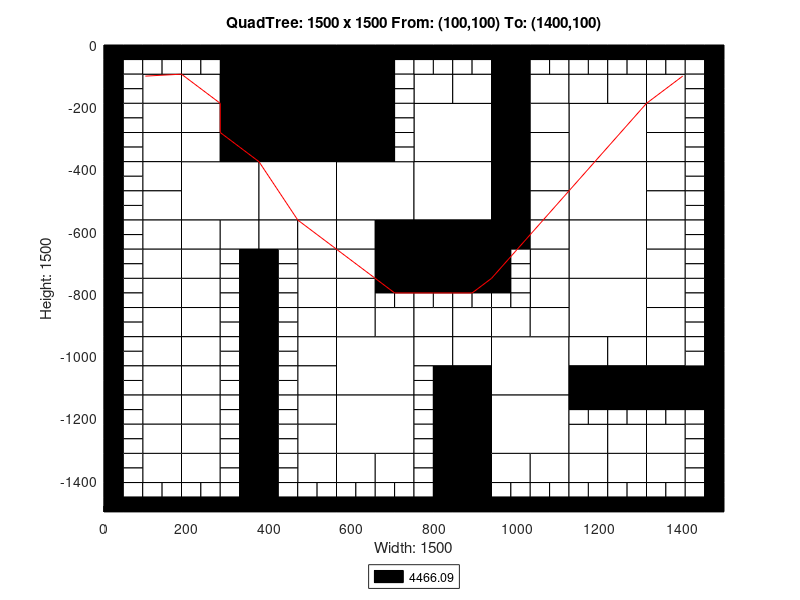

MATLAB code to generate this figure:
axis([0 1500 -1500 0]);
title('QuadTree: 1500 x 1500 From: (100,100) To: (1400,100)');
xlabel('Width: 1500');
ylabel('Height: 1500');
rectangle('Position',[375 -187.5 187.5 187.5], 'FaceColor',[0 0 0]);
rectangle('Position',[375 -375 187.5 187.5], 'FaceColor',[0 0 0]);
rectangle('Position',[187.5 -562.5 187.5 187.5], 'FaceColor',[1 1 1]);
rectangle('Position',[375 -562.5 187.5 187.5], 'FaceColor',[1 1 1]);
rectangle('Position',[562.5 -562.5 187.5 187.5], 'FaceColor',[1 1 1]);
rectangle('Position',[750 -375 187.5 187.5], 'FaceColor',[1 1 1]);
rectangle('Position',[1125 -375 187.5 187.5], 'FaceColor',[1 1 1]);
rectangle('Position',[750 -562.5 187.5 187.5], 'FaceColor',[1 1 1]);
rectangle('Position',[750 -750 187.5 187.5], 'FaceColor',[0 0 0]);
rectangle('Position',[1125 -562.5 187.5 187.5], 'FaceColor',[1 1 1]);
rectangle('Position',[1125 -750 187.5 187.5], 'FaceColor',[1 1 1]);
rectangle('Position',[562.5 -1125 187.5 187.5], 'FaceColor',[1 1 1]);
rectangle('Position',[562.5 -1312.5 187.5 187.5], 'FaceColor',[1 1 1]);
rectangle('Position',[937.5 -1125 187.5 187.5], 'FaceColor',[1 1 1]);
rectangle('Position',[1125 -937.5 187.5 187.5], 'FaceColor',[1 1 1]);
rectangle('Position',[937.5 -1312.5 187.5 187.5], 'FaceColor',[1 1 1]);
rectangle('Position',[93.75 -187.5 93.75 93.75], 'FaceColor',[1 1 1]);
rectangle('Position',[281.25 -93.75 93.75 93.75], 'FaceColor',[0 0 0]);
rectangle('Position',[187.5 -187.5 93.75 93.75], 'FaceColor',[1 1 1]);
rectangle('Position',[281.25 -187.5 93.75 93.75], 'FaceColor',[0 0 0]);
rectangle('Position',[93.75 -281.25 93.75 93.75], 'FaceColor',[1 1 1]);
rectangle('Position',[93.75 -375 93.75 93.75], 'FaceColor',[1 1 1]);
rectangle('Position',[187.5 -281.25 93.75 93.75], 'FaceColor',[1 1 1]);
rectangle('Position',[281.25 -281.25 93.75 93.75], 'FaceColor',[0 0 0]);
rectangle('Position',[187.5 -375 93.75 93.75], 'FaceColor',[1 1 1]);
rectangle('Position',[281.25 -375 93.75 93.75], 'FaceColor',[0 0 0]);
rectangle('Position',[562.5 -93.75 93.75 93.75], 'FaceColor',[0 0 0]);
rectangle('Position',[562.5 -187.5 93.75 93.75], 'FaceColor',[0 0 0]);
rectangle('Position',[562.5 -281.25 93.75 93.75], 'FaceColor',[0 0 0]);
rectangle('Position',[562.5 -375 93.75 93.75], 'FaceColor',[0 0 0]);
rectangle('Position',[93.75 -468.75 93.75 93.75], 'FaceColor',[1 1 1]);
rectangle('Position',[93.75 -562.5 93.75 93.75], 'FaceColor',[1 1 1]);
rectangle('Position',[93.75 -656.25 93.75 93.75], 'FaceColor',[1 1 1]);
rectangle('Position',[93.75 -750 93.75 93.75], 'FaceColor',[1 1 1]);
rectangle('Position',[187.5 -656.25 93.75 93.75], 'FaceColor',[1 1 1]);
rectangle('Position',[281.25 -656.25 93.75 93.75], 'FaceColor',[1 1 1]);
rectangle('Position',[187.5 -750 93.75 93.75], 'FaceColor',[1 1 1]);
rectangle('Position',[375 -656.25 93.75 93.75], 'FaceColor',[1 1 1]);
rectangle('Position',[468.75 -656.25 93.75 93.75], 'FaceColor',[1 1 1]);
rectangle('Position',[468.75 -750 93.75 93.75], 'FaceColor',[1 1 1]);
rectangle('Position',[562.5 -656.25 93.75 93.75], 'FaceColor',[1 1 1]);
rectangle('Position',[656.25 -656.25 93.75 93.75], 'FaceColor',[0 0 0]);
rectangle('Position',[562.5 -750 93.75 93.75], 'FaceColor',[1 1 1]);
rectangle('Position',[656.25 -750 93.75 93.75], 'FaceColor',[0 0 0]);
rectangle('Position',[750 -187.5 93.75 93.75], 'FaceColor',[1 1 1]);
rectangle('Position',[843.75 -187.5 93.75 93.75], 'FaceColor',[1 1 1]);
rectangle('Position',[937.5 -93.75 93.75 93.75], 'FaceColor',[0 0 0]);
rectangle('Position',[937.5 -187.5 93.75 93.75], 'FaceColor',[0 0 0]);
rectangle('Position',[1031.25 -187.5 93.75 93.75], 'FaceColor',[1 1 1]);
rectangle('Position',[937.5 -281.25 93.75 93.75], 'FaceColor',[0 0 0]);
rectangle('Position',[1031.25 -281.25 93.75 93.75], 'FaceColor',[1 1 1]);
rectangle('Position',[937.5 -375 93.75 93.75], 'FaceColor',[0 0 0]);
rectangle('Position',[1031.25 -375 93.75 93.75], 'FaceColor',[1 1 1]);
rectangle('Position',[1125 -187.5 93.75 93.75], 'FaceColor',[1 1 1]);
rectangle('Position',[1218.75 -187.5 93.75 93.75], 'FaceColor',[1 1 1]);
rectangle('Position',[1312.5 -187.5 93.75 93.75], 'FaceColor',[1 1 1]);
rectangle('Position',[1312.5 -281.25 93.75 93.75], 'FaceColor',[1 1 1]);
rectangle('Position',[1312.5 -375 93.75 93.75], 'FaceColor',[1 1 1]);
rectangle('Position',[937.5 -468.75 93.75 93.75], 'FaceColor',[0 0 0]);
rectangle('Position',[1031.25 -468.75 93.75 93.75], 'FaceColor',[1 1 1]);
rectangle('Position',[937.5 -562.5 93.75 93.75], 'FaceColor',[0 0 0]);
rectangle('Position',[1031.25 -562.5 93.75 93.75], 'FaceColor',[1 1 1]);
rectangle('Position',[937.5 -656.25 93.75 93.75], 'FaceColor',[0 0 0]);
rectangle('Position',[1031.25 -656.25 93.75 93.75], 'FaceColor',[1 1 1]);
rectangle('Position',[1031.25 -750 93.75 93.75], 'FaceColor',[1 1 1]);
rectangle('Position',[1312.5 -468.75 93.75 93.75], 'FaceColor',[1 1 1]);
rectangle('Position',[1312.5 -562.5 93.75 93.75], 'FaceColor',[1 1 1]);
rectangle('Position',[1312.5 -656.25 93.75 93.75], 'FaceColor',[1 1 1]);
rectangle('Position',[1312.5 -750 93.75 93.75], 'FaceColor',[1 1 1]);
rectangle('Position',[93.75 -843.75 93.75 93.75], 'FaceColor',[1 1 1]);
rectangle('Position',[93.75 -937.5 93.75 93.75], 'FaceColor',[1 1 1]);
rectangle('Position',[187.5 -843.75 93.75 93.75], 'FaceColor',[1 1 1]);
rectangle('Position',[187.5 -937.5 93.75 93.75], 'FaceColor',[1 1 1]);
rectangle('Position',[93.75 -1031.25 93.75 93.75], 'FaceColor',[1 1 1]);
rectangle('Position',[93.75 -1125 93.75 93.75], 'FaceColor',[1 1 1]);
rectangle('Position',[187.5 -1031.25 93.75 93.75], 'FaceColor',[1 1 1]);
rectangle('Position',[187.5 -1125 93.75 93.75], 'FaceColor',[1 1 1]);
rectangle('Position',[468.75 -843.75 93.75 93.75], 'FaceColor',[1 1 1]);
rectangle('Position',[468.75 -937.5 93.75 93.75], 'FaceColor',[1 1 1]);
rectangle('Position',[562.5 -843.75 93.75 93.75], 'FaceColor',[1 1 1]);
rectangle('Position',[562.5 -937.5 93.75 93.75], 'FaceColor',[1 1 1]);
rectangle('Position',[656.25 -937.5 93.75 93.75], 'FaceColor',[1 1 1]);
rectangle('Position',[468.75 -1031.25 93.75 93.75], 'FaceColor',[1 1 1]);
rectangle('Position',[468.75 -1125 93.75 93.75], 'FaceColor',[1 1 1]);
rectangle('Position',[93.75 -1218.75 93.75 93.75], 'FaceColor',[1 1 1]);
rectangle('Position',[93.75 -1312.5 93.75 93.75], 'FaceColor',[1 1 1]);
rectangle('Position',[187.5 -1218.75 93.75 93.75], 'FaceColor',[1 1 1]);
rectangle('Position',[187.5 -1312.5 93.75 93.75], 'FaceColor',[1 1 1]);
rectangle('Position',[93.75 -1406.25 93.75 93.75], 'FaceColor',[1 1 1]);
rectangle('Position',[187.5 -1406.25 93.75 93.75], 'FaceColor',[1 1 1]);
rectangle('Position',[468.75 -1218.75 93.75 93.75], 'FaceColor',[1 1 1]);
rectangle('Position',[468.75 -1312.5 93.75 93.75], 'FaceColor',[1 1 1]);
rectangle('Position',[468.75 -1406.25 93.75 93.75], 'FaceColor',[1 1 1]);
rectangle('Position',[562.5 -1406.25 93.75 93.75], 'FaceColor',[1 1 1]);
rectangle('Position',[656.25 -1406.25 93.75 93.75], 'FaceColor',[1 1 1]);
rectangle('Position',[750 -937.5 93.75 93.75], 'FaceColor',[1 1 1]);
rectangle('Position',[843.75 -937.5 93.75 93.75], 'FaceColor',[1 1 1]);
rectangle('Position',[1031.25 -843.75 93.75 93.75], 'FaceColor',[1 1 1]);
rectangle('Position',[937.5 -937.5 93.75 93.75], 'FaceColor',[1 1 1]);
rectangle('Position',[1031.25 -937.5 93.75 93.75], 'FaceColor',[1 1 1]);
rectangle('Position',[750 -1031.25 93.75 93.75], 'FaceColor',[1 1 1]);
rectangle('Position',[843.75 -1031.25 93.75 93.75], 'FaceColor',[1 1 1]);
rectangle('Position',[843.75 -1125 93.75 93.75], 'FaceColor',[0 0 0]);
rectangle('Position',[1312.5 -843.75 93.75 93.75], 'FaceColor',[1 1 1]);
rectangle('Position',[1312.5 -937.5 93.75 93.75], 'FaceColor',[1 1 1]);
rectangle('Position',[1125 -1031.25 93.75 93.75], 'FaceColor',[1 1 1]);
rectangle('Position',[1218.75 -1031.25 93.75 93.75], 'FaceColor',[1 1 1]);
rectangle('Position',[1125 -1125 93.75 93.75], 'FaceColor',[0 0 0]);
rectangle('Position',[1218.75 -1125 93.75 93.75], 'FaceColor',[0 0 0]);
rectangle('Position',[1312.5 -1031.25 93.75 93.75], 'FaceColor',[1 1 1]);
rectangle('Position',[1312.5 -1125 93.75 93.75], 'FaceColor',[0 0 0]);
rectangle('Position',[1406.25 -1125 93.75 93.75], 'FaceColor',[0 0 0]);
rectangle('Position',[843.75 -1218.75 93.75 93.75], 'FaceColor',[0 0 0]);
rectangle('Position',[843.75 -1312.5 93.75 93.75], 'FaceColor',[0 0 0]);
rectangle('Position',[843.75 -1406.25 93.75 93.75], 'FaceColor',[0 0 0]);
rectangle('Position',[843.75 -1500 93.75 93.75], 'FaceColor',[0 0 0]);
rectangle('Position',[937.5 -1406.25 93.75 93.75], 'FaceColor',[1 1 1]);
rectangle('Position',[1031.25 -1406.25 93.75 93.75], 'FaceColor',[1 1 1]);
rectangle('Position',[1125 -1312.5 93.75 93.75], 'FaceColor',[1 1 1]);
rectangle('Position',[1218.75 -1312.5 93.75 93.75], 'FaceColor',[1 1 1]);
rectangle('Position',[1312.5 -1312.5 93.75 93.75], 'FaceColor',[1 1 1]);
rectangle('Position',[1125 -1406.25 93.75 93.75], 'FaceColor',[1 1 1]);
rectangle('Position',[1218.75 -1406.25 93.75 93.75], 'FaceColor',[1 1 1]);
rectangle('Position',[1312.5 -1406.25 93.75 93.75], 'FaceColor',[1 1 1]);
rectangle('Position',[0 -46.875 46.875 46.875], 'FaceColor',[0 0 0]);
rectangle('Position',[46.875 -46.875 46.875 46.875], 'FaceColor',[0 0 0]);
rectangle('Position',[0 -93.75 46.875 46.875], 'FaceColor',[0 0 0]);
rectangle('Position',[46.875 -93.75 46.875 46.875], 'FaceColor',[1 1 1]);
rectangle('Position',[93.75 -46.875 46.875 46.875], 'FaceColor',[0 0 0]);
rectangle('Position',[140.625 -46.875 46.875 46.875], 'FaceColor',[0 0 0]);
rectangle('Position',[93.75 -93.75 46.875 46.875], 'FaceColor',[1 1 1]);
rectangle('Position',[140.625 -93.75 46.875 46.875], 'FaceColor',[1 1 1]);
rectangle('Position',[0 -140.625 46.875 46.875], 'FaceColor',[0 0 0]);
rectangle('Position',[46.875 -140.625 46.875 46.875], 'FaceColor',[1 1 1]);
rectangle('Position',[0 -187.5 46.875 46.875], 'FaceColor',[0 0 0]);
rectangle('Position',[46.875 -187.5 46.875 46.875], 'FaceColor',[1 1 1]);
rectangle('Position',[187.5 -46.875 46.875 46.875], 'FaceColor',[0 0 0]);
rectangle('Position',[234.375 -46.875 46.875 46.875], 'FaceColor',[0 0 0]);
rectangle('Position',[187.5 -93.75 46.875 46.875], 'FaceColor',[1 1 1]);
rectangle('Position',[234.375 -93.75 46.875 46.875], 'FaceColor',[1 1 1]);
rectangle('Position',[0 -234.375 46.875 46.875], 'FaceColor',[0 0 0]);
rectangle('Position',[46.875 -234.375 46.875 46.875], 'FaceColor',[1 1 1]);
rectangle('Position',[0 -281.25 46.875 46.875], 'FaceColor',[0 0 0]);
rectangle('Position',[46.875 -281.25 46.875 46.875], 'FaceColor',[1 1 1]);
rectangle('Position',[0 -328.125 46.875 46.875], 'FaceColor',[0 0 0]);
rectangle('Position',[46.875 -328.125 46.875 46.875], 'FaceColor',[1 1 1]);
rectangle('Position',[0 -375 46.875 46.875], 'FaceColor',[0 0 0]);
rectangle('Position',[46.875 -375 46.875 46.875], 'FaceColor',[1 1 1]);
rectangle('Position',[656.25 -46.875 46.875 46.875], 'FaceColor',[0 0 0]);
rectangle('Position',[703.125 -46.875 46.875 46.875], 'FaceColor',[0 0 0]);
rectangle('Position',[656.25 -93.75 46.875 46.875], 'FaceColor',[0 0 0]);
rectangle('Position',[703.125 -93.75 46.875 46.875], 'FaceColor',[1 1 1]);
rectangle('Position',[656.25 -140.625 46.875 46.875], 'FaceColor',[0 0 0]);
rectangle('Position',[703.125 -140.625 46.875 46.875], 'FaceColor',[1 1 1]);
rectangle('Position',[656.25 -187.5 46.875 46.875], 'FaceColor',[0 0 0]);
rectangle('Position',[703.125 -187.5 46.875 46.875], 'FaceColor',[1 1 1]);
rectangle('Position',[656.25 -234.375 46.875 46.875], 'FaceColor',[0 0 0]);
rectangle('Position',[703.125 -234.375 46.875 46.875], 'FaceColor',[1 1 1]);
rectangle('Position',[656.25 -281.25 46.875 46.875], 'FaceColor',[0 0 0]);
rectangle('Position',[703.125 -281.25 46.875 46.875], 'FaceColor',[1 1 1]);
rectangle('Position',[656.25 -328.125 46.875 46.875], 'FaceColor',[0 0 0]);
rectangle('Position',[703.125 -328.125 46.875 46.875], 'FaceColor',[1 1 1]);
rectangle('Position',[656.25 -375 46.875 46.875], 'FaceColor',[0 0 0]);
rectangle('Position',[703.125 -375 46.875 46.875], 'FaceColor',[1 1 1]);
rectangle('Position',[0 -421.875 46.875 46.875], 'FaceColor',[0 0 0]);
rectangle('Position',[46.875 -421.875 46.875 46.875], 'FaceColor',[1 1 1]);
rectangle('Position',[0 -468.75 46.875 46.875], 'FaceColor',[0 0 0]);
rectangle('Position',[46.875 -468.75 46.875 46.875], 'FaceColor',[1 1 1]);
rectangle('Position',[0 -515.625 46.875 46.875], 'FaceColor',[0 0 0]);
rectangle('Position',[46.875 -515.625 46.875 46.875], 'FaceColor',[1 1 1]);
rectangle('Position',[0 -562.5 46.875 46.875], 'FaceColor',[0 0 0]);
rectangle('Position',[46.875 -562.5 46.875 46.875], 'FaceColor',[1 1 1]);
rectangle('Position',[0 -609.375 46.875 46.875], 'FaceColor',[0 0 0]);
rectangle('Position',[46.875 -609.375 46.875 46.875], 'FaceColor',[1 1 1]);
rectangle('Position',[0 -656.25 46.875 46.875], 'FaceColor',[0 0 0]);
rectangle('Position',[46.875 -656.25 46.875 46.875], 'FaceColor',[1 1 1]);
rectangle('Position',[0 -703.125 46.875 46.875], 'FaceColor',[0 0 0]);
rectangle('Position',[46.875 -703.125 46.875 46.875], 'FaceColor',[1 1 1]);
rectangle('Position',[0 -750 46.875 46.875], 'FaceColor',[0 0 0]);
rectangle('Position',[46.875 -750 46.875 46.875], 'FaceColor',[1 1 1]);
rectangle('Position',[281.25 -703.125 46.875 46.875], 'FaceColor',[1 1 1]);
rectangle('Position',[328.125 -703.125 46.875 46.875], 'FaceColor',[0 0 0]);
rectangle('Position',[281.25 -750 46.875 46.875], 'FaceColor',[1 1 1]);
rectangle('Position',[328.125 -750 46.875 46.875], 'FaceColor',[0 0 0]);
rectangle('Position',[375 -703.125 46.875 46.875], 'FaceColor',[0 0 0]);
rectangle('Position',[421.875 -703.125 46.875 46.875], 'FaceColor',[1 1 1]);
rectangle('Position',[375 -750 46.875 46.875], 'FaceColor',[0 0 0]);
rectangle('Position',[421.875 -750 46.875 46.875], 'FaceColor',[1 1 1]);
rectangle('Position',[750 -46.875 46.875 46.875], 'FaceColor',[0 0 0]);
rectangle('Position',[796.875 -46.875 46.875 46.875], 'FaceColor',[0 0 0]);
rectangle('Position',[750 -93.75 46.875 46.875], 'FaceColor',[1 1 1]);
rectangle('Position',[796.875 -93.75 46.875 46.875], 'FaceColor',[1 1 1]);
rectangle('Position',[843.75 -46.875 46.875 46.875], 'FaceColor',[0 0 0]);
rectangle('Position',[890.625 -46.875 46.875 46.875], 'FaceColor',[0 0 0]);
rectangle('Position',[843.75 -93.75 46.875 46.875], 'FaceColor',[1 1 1]);
rectangle('Position',[890.625 -93.75 46.875 46.875], 'FaceColor',[1 1 1]);
rectangle('Position',[1031.25 -46.875 46.875 46.875], 'FaceColor',[0 0 0]);
rectangle('Position',[1078.12 -46.875 46.875 46.875], 'FaceColor',[0 0 0]);
rectangle('Position',[1031.25 -93.75 46.875 46.875], 'FaceColor',[1 1 1]);
rectangle('Position',[1078.12 -93.75 46.875 46.875], 'FaceColor',[1 1 1]);
rectangle('Position',[1125 -46.875 46.875 46.875], 'FaceColor',[0 0 0]);
rectangle('Position',[1171.88 -46.875 46.875 46.875], 'FaceColor',[0 0 0]);
rectangle('Position',[1125 -93.75 46.875 46.875], 'FaceColor',[1 1 1]);
rectangle('Position',[1171.88 -93.75 46.875 46.875], 'FaceColor',[1 1 1]);
rectangle('Position',[1218.75 -46.875 46.875 46.875], 'FaceColor',[0 0 0]);
rectangle('Position',[1265.62 -46.875 46.875 46.875], 'FaceColor',[0 0 0]);
rectangle('Position',[1218.75 -93.75 46.875 46.875], 'FaceColor',[1 1 1]);
rectangle('Position',[1265.62 -93.75 46.875 46.875], 'FaceColor',[1 1 1]);
rectangle('Position',[1312.5 -46.875 46.875 46.875], 'FaceColor',[0 0 0]);
rectangle('Position',[1359.38 -46.875 46.875 46.875], 'FaceColor',[0 0 0]);
rectangle('Position',[1312.5 -93.75 46.875 46.875], 'FaceColor',[1 1 1]);
rectangle('Position',[1359.38 -93.75 46.875 46.875], 'FaceColor',[1 1 1]);
rectangle('Position',[1406.25 -46.875 46.875 46.875], 'FaceColor',[0 0 0]);
rectangle('Position',[1453.12 -46.875 46.875 46.875], 'FaceColor',[0 0 0]);
rectangle('Position',[1406.25 -93.75 46.875 46.875], 'FaceColor',[1 1 1]);
rectangle('Position',[1453.12 -93.75 46.875 46.875], 'FaceColor',[0 0 0]);
rectangle('Position',[1406.25 -140.625 46.875 46.875], 'FaceColor',[1 1 1]);
rectangle('Position',[1453.12 -140.625 46.875 46.875], 'FaceColor',[0 0 0]);
rectangle('Position',[1406.25 -187.5 46.875 46.875], 'FaceColor',[1 1 1]);
rectangle('Position',[1453.12 -187.5 46.875 46.875], 'FaceColor',[0 0 0]);
rectangle('Position',[1406.25 -234.375 46.875 46.875], 'FaceColor',[1 1 1]);
rectangle('Position',[1453.12 -234.375 46.875 46.875], 'FaceColor',[0 0 0]);
rectangle('Position',[1406.25 -281.25 46.875 46.875], 'FaceColor',[1 1 1]);
rectangle('Position',[1453.12 -281.25 46.875 46.875], 'FaceColor',[0 0 0]);
rectangle('Position',[1406.25 -328.125 46.875 46.875], 'FaceColor',[1 1 1]);
rectangle('Position',[1453.12 -328.125 46.875 46.875], 'FaceColor',[0 0 0]);
rectangle('Position',[1406.25 -375 46.875 46.875], 'FaceColor',[1 1 1]);
rectangle('Position',[1453.12 -375 46.875 46.875], 'FaceColor',[0 0 0]);
rectangle('Position',[937.5 -703.125 46.875 46.875], 'FaceColor',[0 0 0]);
rectangle('Position',[984.375 -703.125 46.875 46.875], 'FaceColor',[1 1 1]);
rectangle('Position',[937.5 -750 46.875 46.875], 'FaceColor',[0 0 0]);
rectangle('Position',[984.375 -750 46.875 46.875], 'FaceColor',[1 1 1]);
rectangle('Position',[1406.25 -421.875 46.875 46.875], 'FaceColor',[1 1 1]);
rectangle('Position',[1453.12 -421.875 46.875 46.875], 'FaceColor',[0 0 0]);
rectangle('Position',[1406.25 -468.75 46.875 46.875], 'FaceColor',[1 1 1]);
rectangle('Position',[1453.12 -468.75 46.875 46.875], 'FaceColor',[0 0 0]);
rectangle('Position',[1406.25 -515.625 46.875 46.875], 'FaceColor',[1 1 1]);
rectangle('Position',[1453.12 -515.625 46.875 46.875], 'FaceColor',[0 0 0]);
rectangle('Position',[1406.25 -562.5 46.875 46.875], 'FaceColor',[1 1 1]);
rectangle('Position',[1453.12 -562.5 46.875 46.875], 'FaceColor',[0 0 0]);
rectangle('Position',[1406.25 -609.375 46.875 46.875], 'FaceColor',[1 1 1]);
rectangle('Position',[1453.12 -609.375 46.875 46.875], 'FaceColor',[0 0 0]);
rectangle('Position',[1406.25 -656.25 46.875 46.875], 'FaceColor',[1 1 1]);
rectangle('Position',[1453.12 -656.25 46.875 46.875], 'FaceColor',[0 0 0]);
rectangle('Position',[1406.25 -703.125 46.875 46.875], 'FaceColor',[1 1 1]);
rectangle('Position',[1453.12 -703.125 46.875 46.875], 'FaceColor',[0 0 0]);
rectangle('Position',[1406.25 -750 46.875 46.875], 'FaceColor',[1 1 1]);
rectangle('Position',[1453.12 -750 46.875 46.875], 'FaceColor',[0 0 0]);
rectangle('Position',[0 -796.875 46.875 46.875], 'FaceColor',[0 0 0]);
rectangle('Position',[46.875 -796.875 46.875 46.875], 'FaceColor',[1 1 1]);
rectangle('Position',[0 -843.75 46.875 46.875], 'FaceColor',[0 0 0]);
rectangle('Position',[46.875 -843.75 46.875 46.875], 'FaceColor',[1 1 1]);
rectangle('Position',[0 -890.625 46.875 46.875], 'FaceColor',[0 0 0]);
rectangle('Position',[46.875 -890.625 46.875 46.875], 'FaceColor',[1 1 1]);
rectangle('Position',[0 -937.5 46.875 46.875], 'FaceColor',[0 0 0]);
rectangle('Position',[46.875 -937.5 46.875 46.875], 'FaceColor',[1 1 1]);
rectangle('Position',[281.25 -796.875 46.875 46.875], 'FaceColor',[1 1 1]);
rectangle('Position',[328.125 -796.875 46.875 46.875], 'FaceColor',[0 0 0]);
rectangle('Position',[281.25 -843.75 46.875 46.875], 'FaceColor',[1 1 1]);
rectangle('Position',[328.125 -843.75 46.875 46.875], 'FaceColor',[0 0 0]);
rectangle('Position',[281.25 -890.625 46.875 46.875], 'FaceColor',[1 1 1]);
rectangle('Position',[328.125 -890.625 46.875 46.875], 'FaceColor',[0 0 0]);
rectangle('Position',[281.25 -937.5 46.875 46.875], 'FaceColor',[1 1 1]);
rectangle('Position',[328.125 -937.5 46.875 46.875], 'FaceColor',[0 0 0]);
rectangle('Position',[0 -984.375 46.875 46.875], 'FaceColor',[0 0 0]);
rectangle('Position',[46.875 -984.375 46.875 46.875], 'FaceColor',[1 1 1]);
rectangle('Position',[0 -1031.25 46.875 46.875], 'FaceColor',[0 0 0]);
rectangle('Position',[46.875 -1031.25 46.875 46.875], 'FaceColor',[1 1 1]);
rectangle('Position',[0 -1078.12 46.875 46.875], 'FaceColor',[0 0 0]);
rectangle('Position',[46.875 -1078.12 46.875 46.875], 'FaceColor',[1 1 1]);
rectangle('Position',[0 -1125 46.875 46.875], 'FaceColor',[0 0 0]);
rectangle('Position',[46.875 -1125 46.875 46.875], 'FaceColor',[1 1 1]);
rectangle('Position',[281.25 -984.375 46.875 46.875], 'FaceColor',[1 1 1]);
rectangle('Position',[328.125 -984.375 46.875 46.875], 'FaceColor',[0 0 0]);
rectangle('Position',[281.25 -1031.25 46.875 46.875], 'FaceColor',[1 1 1]);
rectangle('Position',[328.125 -1031.25 46.875 46.875], 'FaceColor',[0 0 0]);
rectangle('Position',[281.25 -1078.12 46.875 46.875], 'FaceColor',[1 1 1]);
rectangle('Position',[328.125 -1078.12 46.875 46.875], 'FaceColor',[0 0 0]);
rectangle('Position',[281.25 -1125 46.875 46.875], 'FaceColor',[1 1 1]);
rectangle('Position',[328.125 -1125 46.875 46.875], 'FaceColor',[0 0 0]);
rectangle('Position',[375 -796.875 46.875 46.875], 'FaceColor',[0 0 0]);
rectangle('Position',[421.875 -796.875 46.875 46.875], 'FaceColor',[1 1 1]);
rectangle('Position',[375 -843.75 46.875 46.875], 'FaceColor',[0 0 0]);
rectangle('Position',[421.875 -843.75 46.875 46.875], 'FaceColor',[1 1 1]);
rectangle('Position',[375 -890.625 46.875 46.875], 'FaceColor',[0 0 0]);
rectangle('Position',[421.875 -890.625 46.875 46.875], 'FaceColor',[1 1 1]);
rectangle('Position',[375 -937.5 46.875 46.875], 'FaceColor',[0 0 0]);
rectangle('Position',[421.875 -937.5 46.875 46.875], 'FaceColor',[1 1 1]);
rectangle('Position',[656.25 -796.875 46.875 46.875], 'FaceColor',[0 0 0]);
rectangle('Position',[703.125 -796.875 46.875 46.875], 'FaceColor',[0 0 0]);
rectangle('Position',[656.25 -843.75 46.875 46.875], 'FaceColor',[1 1 1]);
rectangle('Position',[703.125 -843.75 46.875 46.875], 'FaceColor',[1 1 1]);
rectangle('Position',[375 -984.375 46.875 46.875], 'FaceColor',[0 0 0]);
rectangle('Position',[421.875 -984.375 46.875 46.875], 'FaceColor',[1 1 1]);
rectangle('Position',[375 -1031.25 46.875 46.875], 'FaceColor',[0 0 0]);
rectangle('Position',[421.875 -1031.25 46.875 46.875], 'FaceColor',[1 1 1]);
rectangle('Position',[375 -1078.12 46.875 46.875], 'FaceColor',[0 0 0]);
rectangle('Position',[421.875 -1078.12 46.875 46.875], 'FaceColor',[1 1 1]);
rectangle('Position',[375 -1125 46.875 46.875], 'FaceColor',[0 0 0]);
rectangle('Position',[421.875 -1125 46.875 46.875], 'FaceColor',[1 1 1]);
rectangle('Position',[0 -1171.88 46.875 46.875], 'FaceColor',[0 0 0]);
rectangle('Position',[46.875 -1171.88 46.875 46.875], 'FaceColor',[1 1 1]);
rectangle('Position',[0 -1218.75 46.875 46.875], 'FaceColor',[0 0 0]);
rectangle('Position',[46.875 -1218.75 46.875 46.875], 'FaceColor',[1 1 1]);
rectangle('Position',[0 -1265.62 46.875 46.875], 'FaceColor',[0 0 0]);
rectangle('Position',[46.875 -1265.62 46.875 46.875], 'FaceColor',[1 1 1]);
rectangle('Position',[0 -1312.5 46.875 46.875], 'FaceColor',[0 0 0]);
rectangle('Position',[46.875 -1312.5 46.875 46.875], 'FaceColor',[1 1 1]);
rectangle('Position',[281.25 -1171.88 46.875 46.875], 'FaceColor',[1 1 1]);
rectangle('Position',[328.125 -1171.88 46.875 46.875], 'FaceColor',[0 0 0]);
rectangle('Position',[281.25 -1218.75 46.875 46.875], 'FaceColor',[1 1 1]);
rectangle('Position',[328.125 -1218.75 46.875 46.875], 'FaceColor',[0 0 0]);
rectangle('Position',[281.25 -1265.62 46.875 46.875], 'FaceColor',[1 1 1]);
rectangle('Position',[328.125 -1265.62 46.875 46.875], 'FaceColor',[0 0 0]);
rectangle('Position',[281.25 -1312.5 46.875 46.875], 'FaceColor',[1 1 1]);
rectangle('Position',[328.125 -1312.5 46.875 46.875], 'FaceColor',[0 0 0]);
rectangle('Position',[0 -1359.38 46.875 46.875], 'FaceColor',[0 0 0]);
rectangle('Position',[46.875 -1359.38 46.875 46.875], 'FaceColor',[1 1 1]);
rectangle('Position',[0 -1406.25 46.875 46.875], 'FaceColor',[0 0 0]);
rectangle('Position',[46.875 -1406.25 46.875 46.875], 'FaceColor',[1 1 1]);
rectangle('Position',[0 -1453.12 46.875 46.875], 'FaceColor',[0 0 0]);
rectangle('Position',[46.875 -1453.12 46.875 46.875], 'FaceColor',[1 1 1]);
rectangle('Position',[0 -1500 46.875 46.875], 'FaceColor',[0 0 0]);
rectangle('Position',[46.875 -1500 46.875 46.875], 'FaceColor',[0 0 0]);
rectangle('Position',[93.75 -1453.12 46.875 46.875], 'FaceColor',[1 1 1]);
rectangle('Position',[140.625 -1453.12 46.875 46.875], 'FaceColor',[1 1 1]);
rectangle('Position',[93.75 -1500 46.875 46.875], 'FaceColor',[0 0 0]);
rectangle('Position',[140.625 -1500 46.875 46.875], 'FaceColor',[0 0 0]);
rectangle('Position',[281.25 -1359.38 46.875 46.875], 'FaceColor',[1 1 1]);
rectangle('Position',[328.125 -1359.38 46.875 46.875], 'FaceColor',[0 0 0]);
rectangle('Position',[281.25 -1406.25 46.875 46.875], 'FaceColor',[1 1 1]);
rectangle('Position',[328.125 -1406.25 46.875 46.875], 'FaceColor',[0 0 0]);
rectangle('Position',[187.5 -1453.12 46.875 46.875], 'FaceColor',[1 1 1]);
rectangle('Position',[234.375 -1453.12 46.875 46.875], 'FaceColor',[1 1 1]);
rectangle('Position',[187.5 -1500 46.875 46.875], 'FaceColor',[0 0 0]);
rectangle('Position',[234.375 -1500 46.875 46.875], 'FaceColor',[0 0 0]);
rectangle('Position',[281.25 -1453.12 46.875 46.875], 'FaceColor',[1 1 1]);
rectangle('Position',[328.125 -1453.12 46.875 46.875], 'FaceColor',[0 0 0]);
rectangle('Position',[281.25 -1500 46.875 46.875], 'FaceColor',[0 0 0]);
rectangle('Position',[328.125 -1500 46.875 46.875], 'FaceColor',[0 0 0]);
rectangle('Position',[375 -1171.88 46.875 46.875], 'FaceColor',[0 0 0]);
rectangle('Position',[421.875 -1171.88 46.875 46.875], 'FaceColor',[1 1 1]);
rectangle('Position',[375 -1218.75 46.875 46.875], 'FaceColor',[0 0 0]);
rectangle('Position',[421.875 -1218.75 46.875 46.875], 'FaceColor',[1 1 1]);
rectangle('Position',[375 -1265.62 46.875 46.875], 'FaceColor',[0 0 0]);
rectangle('Position',[421.875 -1265.62 46.875 46.875], 'FaceColor',[1 1 1]);
rectangle('Position',[375 -1312.5 46.875 46.875], 'FaceColor',[0 0 0]);
rectangle('Position',[421.875 -1312.5 46.875 46.875], 'FaceColor',[1 1 1]);
rectangle('Position',[375 -1359.38 46.875 46.875], 'FaceColor',[0 0 0]);
rectangle('Position',[421.875 -1359.38 46.875 46.875], 'FaceColor',[1 1 1]);
rectangle('Position',[375 -1406.25 46.875 46.875], 'FaceColor',[0 0 0]);
rectangle('Position',[421.875 -1406.25 46.875 46.875], 'FaceColor',[1 1 1]);
rectangle('Position',[375 -1453.12 46.875 46.875], 'FaceColor',[0 0 0]);
rectangle('Position',[421.875 -1453.12 46.875 46.875], 'FaceColor',[1 1 1]);
rectangle('Position',[375 -1500 46.875 46.875], 'FaceColor',[0 0 0]);
rectangle('Position',[421.875 -1500 46.875 46.875], 'FaceColor',[0 0 0]);
rectangle('Position',[468.75 -1453.12 46.875 46.875], 'FaceColor',[1 1 1]);
rectangle('Position',[515.625 -1453.12 46.875 46.875], 'FaceColor',[1 1 1]);
rectangle('Position',[468.75 -1500 46.875 46.875], 'FaceColor',[0 0 0]);
rectangle('Position',[515.625 -1500 46.875 46.875], 'FaceColor',[0 0 0]);
rectangle('Position',[562.5 -1453.12 46.875 46.875], 'FaceColor',[1 1 1]);
rectangle('Position',[609.375 -1453.12 46.875 46.875], 'FaceColor',[1 1 1]);
rectangle('Position',[562.5 -1500 46.875 46.875], 'FaceColor',[0 0 0]);
rectangle('Position',[609.375 -1500 46.875 46.875], 'FaceColor',[0 0 0]);
rectangle('Position',[656.25 -1453.12 46.875 46.875], 'FaceColor',[1 1 1]);
rectangle('Position',[703.125 -1453.12 46.875 46.875], 'FaceColor',[1 1 1]);
rectangle('Position',[656.25 -1500 46.875 46.875], 'FaceColor',[0 0 0]);
rectangle('Position',[703.125 -1500 46.875 46.875], 'FaceColor',[0 0 0]);
rectangle('Position',[750 -796.875 46.875 46.875], 'FaceColor',[0 0 0]);
rectangle('Position',[796.875 -796.875 46.875 46.875], 'FaceColor',[0 0 0]);
rectangle('Position',[750 -843.75 46.875 46.875], 'FaceColor',[1 1 1]);
rectangle('Position',[796.875 -843.75 46.875 46.875], 'FaceColor',[1 1 1]);
rectangle('Position',[843.75 -796.875 46.875 46.875], 'FaceColor',[0 0 0]);
rectangle('Position',[890.625 -796.875 46.875 46.875], 'FaceColor',[0 0 0]);
rectangle('Position',[843.75 -843.75 46.875 46.875], 'FaceColor',[1 1 1]);
rectangle('Position',[890.625 -843.75 46.875 46.875], 'FaceColor',[1 1 1]);
rectangle('Position',[937.5 -796.875 46.875 46.875], 'FaceColor',[0 0 0]);
rectangle('Position',[984.375 -796.875 46.875 46.875], 'FaceColor',[1 1 1]);
rectangle('Position',[937.5 -843.75 46.875 46.875], 'FaceColor',[1 1 1]);
rectangle('Position',[984.375 -843.75 46.875 46.875], 'FaceColor',[1 1 1]);
rectangle('Position',[750 -1078.12 46.875 46.875], 'FaceColor',[1 1 1]);
rectangle('Position',[796.875 -1078.12 46.875 46.875], 'FaceColor',[0 0 0]);
rectangle('Position',[750 -1125 46.875 46.875], 'FaceColor',[1 1 1]);
rectangle('Position',[796.875 -1125 46.875 46.875], 'FaceColor',[0 0 0]);
rectangle('Position',[1406.25 -796.875 46.875 46.875], 'FaceColor',[1 1 1]);
rectangle('Position',[1453.12 -796.875 46.875 46.875], 'FaceColor',[0 0 0]);
rectangle('Position',[1406.25 -843.75 46.875 46.875], 'FaceColor',[1 1 1]);
rectangle('Position',[1453.12 -843.75 46.875 46.875], 'FaceColor',[0 0 0]);
rectangle('Position',[1406.25 -890.625 46.875 46.875], 'FaceColor',[1 1 1]);
rectangle('Position',[1453.12 -890.625 46.875 46.875], 'FaceColor',[0 0 0]);
rectangle('Position',[1406.25 -937.5 46.875 46.875], 'FaceColor',[1 1 1]);
rectangle('Position',[1453.12 -937.5 46.875 46.875], 'FaceColor',[0 0 0]);
rectangle('Position',[1406.25 -984.375 46.875 46.875], 'FaceColor',[1 1 1]);
rectangle('Position',[1453.12 -984.375 46.875 46.875], 'FaceColor',[0 0 0]);
rectangle('Position',[1406.25 -1031.25 46.875 46.875], 'FaceColor',[1 1 1]);
rectangle('Position',[1453.12 -1031.25 46.875 46.875], 'FaceColor',[0 0 0]);
rectangle('Position',[750 -1171.88 46.875 46.875], 'FaceColor',[1 1 1]);
rectangle('Position',[796.875 -1171.88 46.875 46.875], 'FaceColor',[0 0 0]);
rectangle('Position',[750 -1218.75 46.875 46.875], 'FaceColor',[1 1 1]);
rectangle('Position',[796.875 -1218.75 46.875 46.875], 'FaceColor',[0 0 0]);
rectangle('Position',[750 -1265.62 46.875 46.875], 'FaceColor',[1 1 1]);
rectangle('Position',[796.875 -1265.62 46.875 46.875], 'FaceColor',[0 0 0]);
rectangle('Position',[750 -1312.5 46.875 46.875], 'FaceColor',[1 1 1]);
rectangle('Position',[796.875 -1312.5 46.875 46.875], 'FaceColor',[0 0 0]);
rectangle('Position',[750 -1359.38 46.875 46.875], 'FaceColor',[1 1 1]);
rectangle('Position',[796.875 -1359.38 46.875 46.875], 'FaceColor',[0 0 0]);
rectangle('Position',[750 -1406.25 46.875 46.875], 'FaceColor',[1 1 1]);
rectangle('Position',[796.875 -1406.25 46.875 46.875], 'FaceColor',[0 0 0]);
rectangle('Position',[750 -1453.12 46.875 46.875], 'FaceColor',[1 1 1]);
rectangle('Position',[796.875 -1453.12 46.875 46.875], 'FaceColor',[0 0 0]);
rectangle('Position',[750 -1500 46.875 46.875], 'FaceColor',[0 0 0]);
rectangle('Position',[796.875 -1500 46.875 46.875], 'FaceColor',[0 0 0]);
rectangle('Position',[937.5 -1453.12 46.875 46.875], 'FaceColor',[1 1 1]);
rectangle('Position',[984.375 -1453.12 46.875 46.875], 'FaceColor',[1 1 1]);
rectangle('Position',[937.5 -1500 46.875 46.875], 'FaceColor',[0 0 0]);
rectangle('Position',[984.375 -1500 46.875 46.875], 'FaceColor',[0 0 0]);
rectangle('Position',[1031.25 -1453.12 46.875 46.875], 'FaceColor',[1 1 1]);
rectangle('Position',[1078.12 -1453.12 46.875 46.875], 'FaceColor',[1 1 1]);
rectangle('Position',[1031.25 -1500 46.875 46.875], 'FaceColor',[0 0 0]);
rectangle('Position',[1078.12 -1500 46.875 46.875], 'FaceColor',[0 0 0]);
rectangle('Position',[1125 -1171.88 46.875 46.875], 'FaceColor',[0 0 0]);
rectangle('Position',[1171.88 -1171.88 46.875 46.875], 'FaceColor',[0 0 0]);
rectangle('Position',[1125 -1218.75 46.875 46.875], 'FaceColor',[1 1 1]);
rectangle('Position',[1171.88 -1218.75 46.875 46.875], 'FaceColor',[1 1 1]);
rectangle('Position',[1218.75 -1171.88 46.875 46.875], 'FaceColor',[0 0 0]);
rectangle('Position',[1265.62 -1171.88 46.875 46.875], 'FaceColor',[0 0 0]);
rectangle('Position',[1218.75 -1218.75 46.875 46.875], 'FaceColor',[1 1 1]);
rectangle('Position',[1265.62 -1218.75 46.875 46.875], 'FaceColor',[1 1 1]);
rectangle('Position',[1312.5 -1171.88 46.875 46.875], 'FaceColor',[0 0 0]);
rectangle('Position',[1359.38 -1171.88 46.875 46.875], 'FaceColor',[0 0 0]);
rectangle('Position',[1312.5 -1218.75 46.875 46.875], 'FaceColor',[1 1 1]);
rectangle('Position',[1359.38 -1218.75 46.875 46.875], 'FaceColor',[1 1 1]);
rectangle('Position',[1406.25 -1171.88 46.875 46.875], 'FaceColor',[0 0 0]);
rectangle('Position',[1453.12 -1171.88 46.875 46.875], 'FaceColor',[0 0 0]);
rectangle('Position',[1406.25 -1218.75 46.875 46.875], 'FaceColor',[1 1 1]);
rectangle('Position',[1453.12 -1218.75 46.875 46.875], 'FaceColor',[0 0 0]);
rectangle('Position',[1406.25 -1265.62 46.875 46.875], 'FaceColor',[1 1 1]);
rectangle('Position',[1453.12 -1265.62 46.875 46.875], 'FaceColor',[0 0 0]);
rectangle('Position',[1406.25 -1312.5 46.875 46.875], 'FaceColor',[1 1 1]);
rectangle('Position',[1453.12 -1312.5 46.875 46.875], 'FaceColor',[0 0 0]);
rectangle('Position',[1125 -1453.12 46.875 46.875], 'FaceColor',[1 1 1]);
rectangle('Position',[1171.88 -1453.12 46.875 46.875], 'FaceColor',[1 1 1]);
rectangle('Position',[1125 -1500 46.875 46.875], 'FaceColor',[0 0 0]);
rectangle('Position',[1171.88 -1500 46.875 46.875], 'FaceColor',[0 0 0]);
rectangle('Position',[1218.75 -1453.12 46.875 46.875], 'FaceColor',[1 1 1]);
rectangle('Position',[1265.62 -1453.12 46.875 46.875], 'FaceColor',[1 1 1]);
rectangle('Position',[1218.75 -1500 46.875 46.875], 'FaceColor',[0 0 0]);
rectangle('Position',[1265.62 -1500 46.875 46.875], 'FaceColor',[0 0 0]);
rectangle('Position',[1406.25 -1359.38 46.875 46.875], 'FaceColor',[1 1 1]);
rectangle('Position',[1453.12 -1359.38 46.875 46.875], 'FaceColor',[0 0 0]);
rectangle('Position',[1406.25 -1406.25 46.875 46.875], 'FaceColor',[1 1 1]);
rectangle('Position',[1453.12 -1406.25 46.875 46.875], 'FaceColor',[0 0 0]);
rectangle('Position',[1312.5 -1453.12 46.875 46.875], 'FaceColor',[1 1 1]);
rectangle('Position',[1359.38 -1453.12 46.875 46.875], 'FaceColor',[1 1 1]);
rectangle('Position',[1312.5 -1500 46.875 46.875], 'FaceColor',[0 0 0]);
rectangle('Position',[1359.38 -1500 46.875 46.875], 'FaceColor',[0 0 0]);
rectangle('Position',[1406.25 -1453.12 46.875 46.875], 'FaceColor',[1 1 1]);
rectangle('Position',[1453.12 -1453.12 46.875 46.875], 'FaceColor',[0 0 0]);
rectangle('Position',[1406.25 -1500 46.875 46.875], 'FaceColor',[0 0 0]);
rectangle('Position',[1453.12 -1500 46.875 46.875], 'FaceColor',[0 0 0]);
X=[1400,1400,1312.5,1125,1125,937.5,937.5,937.5,890.625,843.75,796.875,750,703.125,703.125,703.125,656.25,562.5,468.75,375,281.25,281.25,187.5,100];
Y=[-100,-100,-187.5,-468.75,-468.75,-750,-750,-750,-796.875,-796.875,-796.875,-796.875,-796.875,-796.875,-796.875,-750,-656.25,-562.5,-375,-281.25,-187.5,-93.75,-100];
hold on;
plot(X,Y,'r');
legend('4466.09','Location','southoutside');
